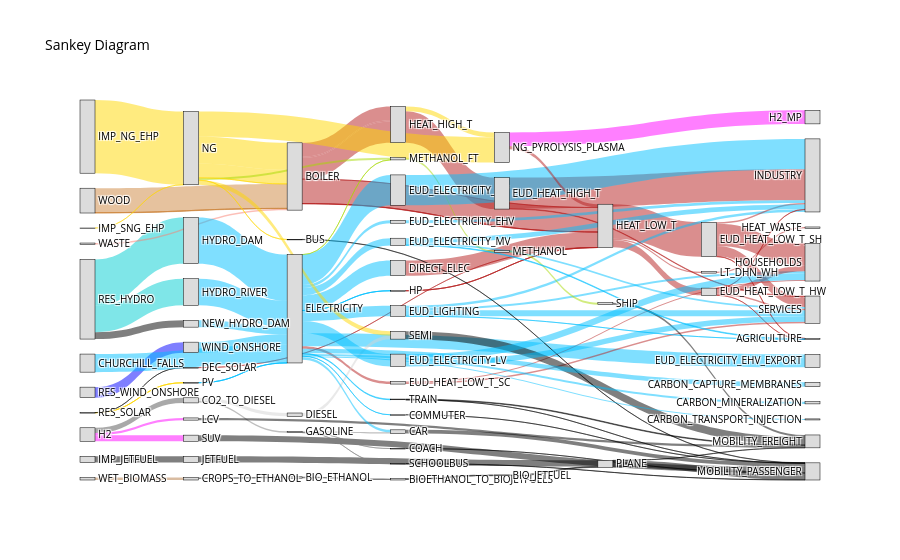

Notebook code cell kept with this figure:
### Code cell
results_wo_peaks_2050_carboneutre_planHQ = run_model(energyscope_2050_carboneutre_planHQ,apply_postprocessing=True)
plot_sankey(results_wo_peaks_2050_carboneutre_planHQ)
